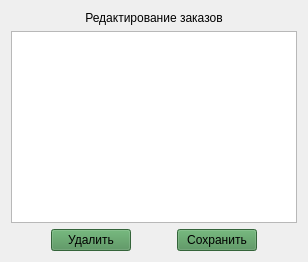
        <widget class="QWidget" name="page">
         <layout class="QVBoxLayout" name="verticalLayout_15">
          <item>
           <layout class="QHBoxLayout" name="horizontalLayout_5">
            <item>
             <widget class="QLabel" name="label_16">
              <property name="styleSheet">
               <string notr="true">font: 11pt &quot;Comic Sans MS&quot;;</string>
              </property>
              <property name="text">
               <string>Редактирование заказов</string>
              </property>
              <property name="alignment">
               <set>Qt::AlignCenter</set>
              </property>
             </widget>
            </item>
           </layout>
          </item>
          <item>
           <widget class="QTableWidget" name="table_req"/>
          </item>
          <item>
           <layout class="QHBoxLayout" name="horizontalLayout_22">
            <item>
             <spacer name="horizontalSpacer_20">
              <property name="orientation">
               <enum>Qt::Horizontal</enum>
              </property>
              <property name="sizeHint" stdset="0">
               <size>
                <width>40</width>
                <height>20</height>
               </size>
              </property>
             </spacer>
            </item>
            <item>
             <widget class="QPushButton" name="btn_delete_req">
              <property name="styleSheet">
               <string notr="true">background-color: rgb(73, 140, 81);
font: 9pt &quot;Comic Sans MS&quot;;</string>
              </property>
              <property name="text">
               <string>Удалить</string>
              </property>
             </widget>
            </item>
            <item>
             <spacer name="horizontalSpacer_22">
              <property name="orientation">
               <enum>Qt::Horizontal</enum>
              </property>
              <property name="sizeHint" stdset="0">
               <size>
                <width>40</width>
                <height>20</height>
               </size>
              </property>
             </spacer>
            </item>
            <item>
             <widget class="QPushButton" name="btn_save_req">
              <property name="styleSheet">
               <string notr="true">background-color: rgb(73, 140, 81);
font: 9pt &quot;Comic Sans MS&quot;;</string>
              </property>
              <property name="text">
               <string>Сохранить</string>
              </property>
             </widget>
            </item>
            <item>
             <spacer name="horizontalSpacer_23">
              <property name="orientation">
               <enum>Qt::Horizontal</enum>
              </property>
              <property name="sizeHint" stdset="0">
               <size>
                <width>40</width>
                <height>20</height>
               </size>
              </property>
             </spacer>
            </item>
           </layout>
          </item>
         </layout>
        </widget>
